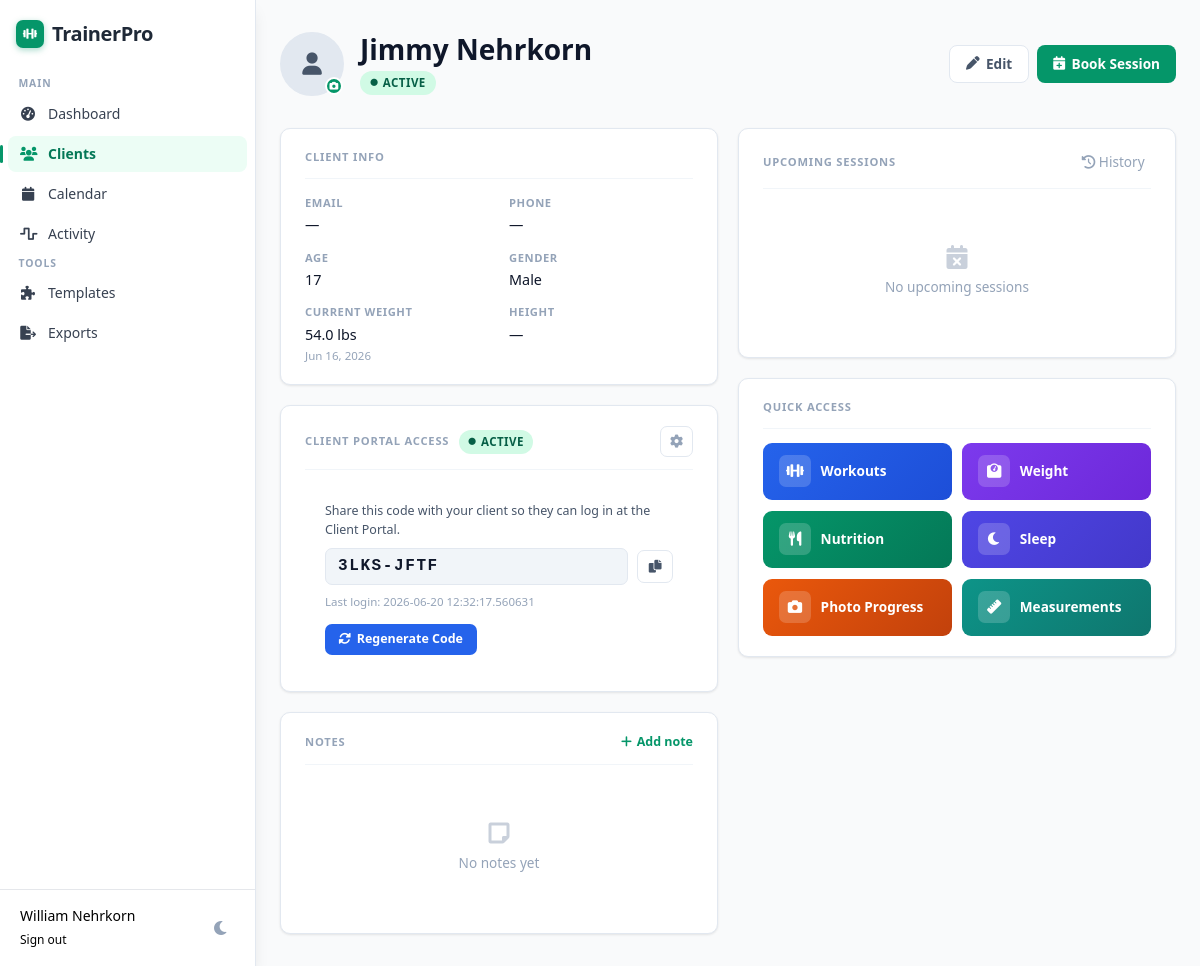
The app's page /clients/bd555091-b3a1-4431-8407-b40075ba8e28 (signed in), older data.
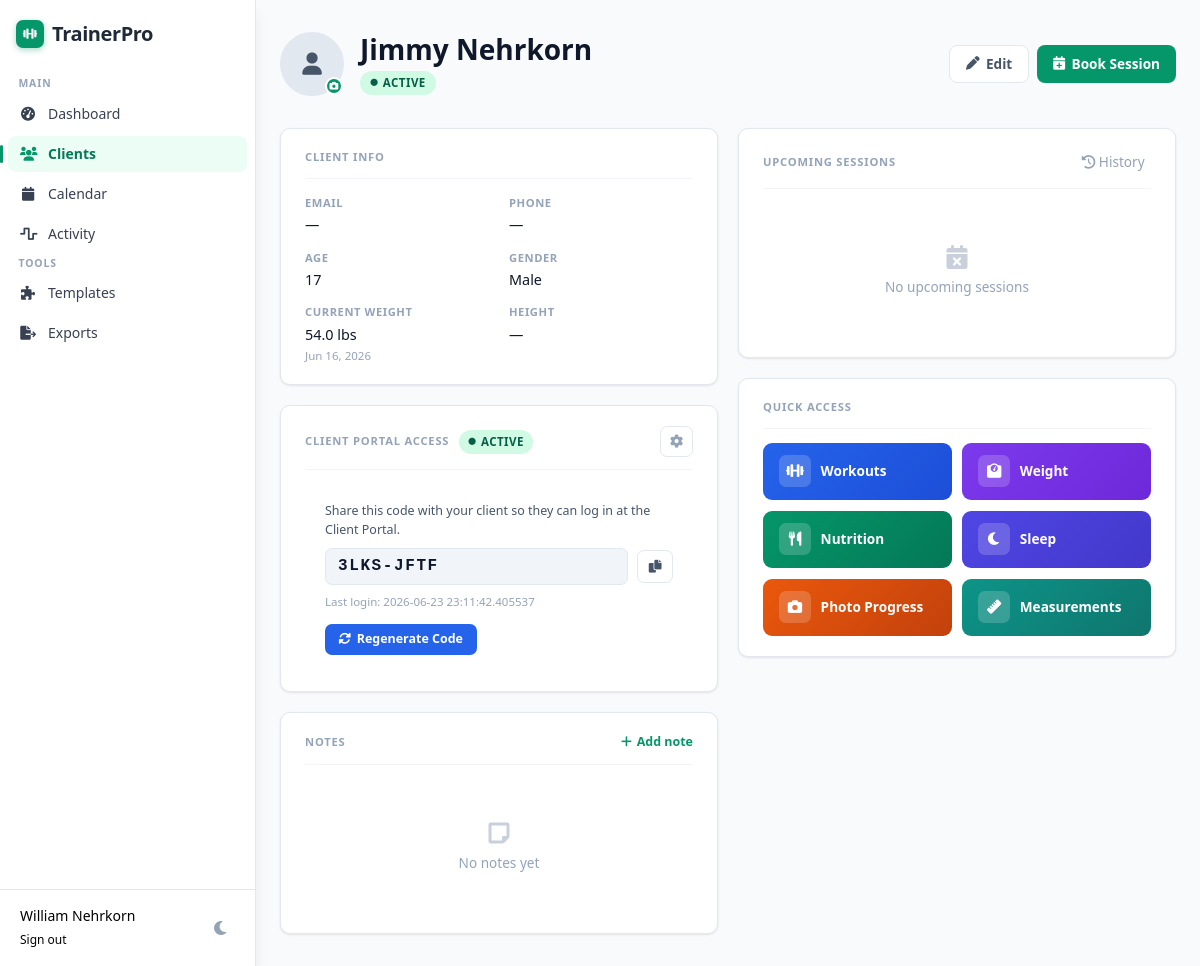
The same page, newer data.
### tables this page shows
CREATE TABLE client_accounts (
            id            TEXT PRIMARY KEY,
            client_id     TEXT NOT NULL,
            access_code   TEXT NOT NULL UNIQUE,
            password_hash TEXT,
            is_active     INTEGER DEFAULT 1,
            theme         TEXT DEFAULT 'light',
            created_at    TIMESTAMP,
            last_login    TIMESTAMP, perm_workouts INTEGER DEFAULT 1, perm_weight INTEGER DEFAULT 1, perm_nutrition INTEGER DEFAULT 1, perm_sleep INTEGER DEFAULT 1,
            FOREIGN KEY (client_id) REFERENCES clients(id) ON DELETE CASCADE
        );

### app.py (the view)
@app.route('/clients/<client_id>')
@login_required
def client_detail(client_id):
    app.logger.info(f"[v0] Loading detail page for client_id: {client_id}")
    conn = get_db()
    client = conn.execute('SELECT * FROM clients WHERE id = ? AND trainer_id = ?',
                          (client_id, session['user_id'])).fetchone()
    if not client:
        flash('Client not found')
        return redirect(url_for('clients'))
    upcoming_sessions = conn.execute('''
        SELECT id, session_date, start_time, end_time, session_type, notes, status
        FROM sessions
        WHERE client_id = ? AND session_date >= date('now') AND status != 'completed'
        ORDER BY session_date, start_time
        LIMIT 5
    ''', (client_id,)).fetchall()
    recent_workouts = conn.execute('''
        SELECT workout_date, COUNT(*) as exercise_count
        FROM workout_logs
        WHERE client_id = ?
        GROUP BY workout_date
        ORDER BY workout_date DESC
        LIMIT 5
    ''', (client_id,)).fetchall()
    weight_history_rows = conn.execute('''
        SELECT id, date, weight, notes
        FROM weight_logs
        WHERE client_id = ?
        ORDER BY date DESC
        LIMIT 10
    ''', (client_id,)).fetchall()
    weight_history = [dict(row) for row in weight_history_rows]
    latest_weight_row = conn.execute('''
        SELECT weight, date
        FROM weight_logs
        WHERE client_id = ?
        ORDER BY date DESC
        LIMIT 1
    ''', (client_id,)).fetchone()
    app.logger.info(f"[v0] Latest weight query for client {client_id}")
    app.logger.info(f"[v0] Latest weight row type: {type(latest_weight_row)}")
    app.logger.info(f"[v0] Latest weight row content: {latest_weight_row}")
    if latest_weight_row:
        latest_weight = dict(latest_weight_row)
        app.logger.info(f"[v0] Latest weight dict keys: {latest_weight.keys()}")
        app.logger.info(
            f"[v0] Latest weight dict values: weight={latest_weight.get('weight')}, date={latest_weight.get('date')}")
    else:
        latest_weight = None
        app.logger.info(f"[v0] No weight logs found for client {client_id}")
    client_notes = conn.execute('''
        SELECT id, note_text, created_at
        FROM client_notes
        WHERE client_id = ?
        ORDER BY created_at DESC
        LIMIT 5
    ''', (client_id,)).fetchall()
    portal_account_row = conn.execute('''
        SELECT access_code, is_active, last_login
        FROM client_accounts WHERE client_id = ?
    ''', (client_id,)).fetchone()
    portal_account = dict(portal_account_row) if portal_account_row else None
    conn.close()
    app.logger.info(f"[v0] Rendering template with latest_weight: {latest_weight}")
    return render_template('dashboard/clients/detail.html',
                           client=client,
                           upcoming_sessions=upcoming_sessions,
                           recent_workouts=recent_workouts,
                           weight_history=weight_history,
                           latest_weight=latest_weight,
                           client_notes=client_notes,
                           portal_account=portal_account)

### auth_utils.py (called while the page is built)
def login_required(f):
    @wraps(f)
    def decorated_function(*args, **kwargs):
        if 'user_id' not in session:
            return redirect(url_for('login'))
        return f(*args, **kwargs)
    return decorated_function

### db.py (called while the page is built)
def get_db():
    conn = sqlite3.connect(DB_PATH)
    conn.row_factory = sqlite3.Row
    return conn

### templates/dashboard/clients/detail.html (shortened to what the changed rows need)
{% extends "base.html" %}
{% block content %}
<div class="page-wrap">
  <div class="main-grid">
    <div style="display:flex;flex-direction:column;gap:1.25rem;">
      <div class="card">
        <div style="padding:1rem 1.25rem;">
          {% if portal_account and portal_account.is_active %}
            <div style="font-size:0.78rem;color:var(--slate-600);margin-bottom:0.5rem;">
              Share this code with your client so they can log in at the Client Portal.
            </div>
            <div class="portal-code-wrap">
              <div class="portal-code" id="portalCode">{{ portal_account.access_code }}</div>
              <button class="copy-code-btn" onclick="copyCode()" title="Copy code">
                <i class="fas fa-copy"></i>
              </button>
            </div>
            {% if portal_account.last_login %}
              <div style="font-size:0.72rem;color:var(--slate-400);margin-top:0.5rem;">
                Last login: {{ portal_account.last_login }}
              </div>
            {% else %}
              <div style="font-size:0.72rem;color:var(--slate-400);margin-top:0.5rem;">
                Client has not logged in yet
              </div>
            {% endif %}
            <div class="portal-action-row">
              <button class="portal-btn portal-btn-generate" onclick="generateCode()">
                <i class="fas fa-rotate"></i> Regenerate Code
              </button>
            </div>
          {% endif %}
        </div>
      </div>
    </div>
  </div>
</div>
{% endblock %}

Row changes from the older to the newer data that the page shows:
changed client_accounts "3LKS-JFTF": last_login "2026-06-20 12:32:17.560631" → "2026-06-23 23:11:42.405537"
